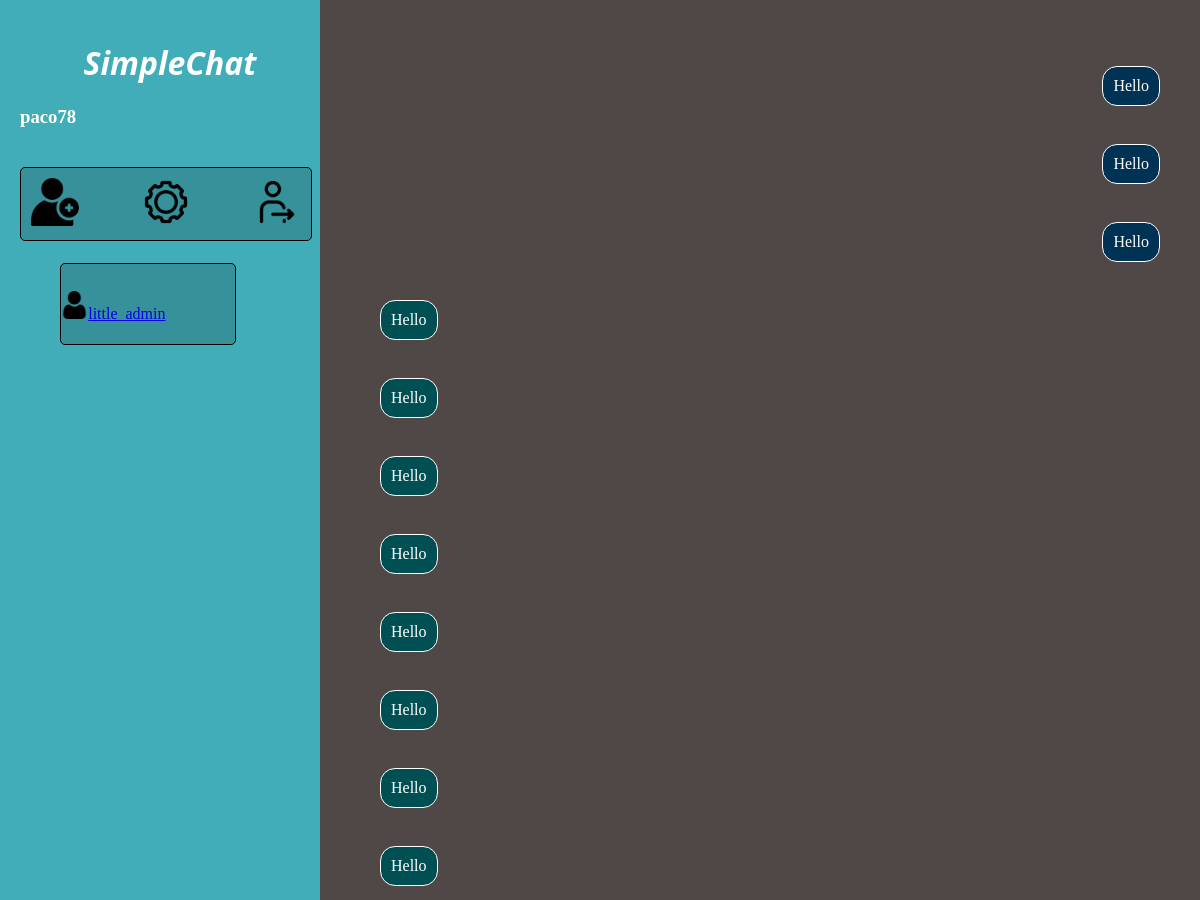
Page /chat/c/little_admin/ (signed in, upper part) on the earlier database version.
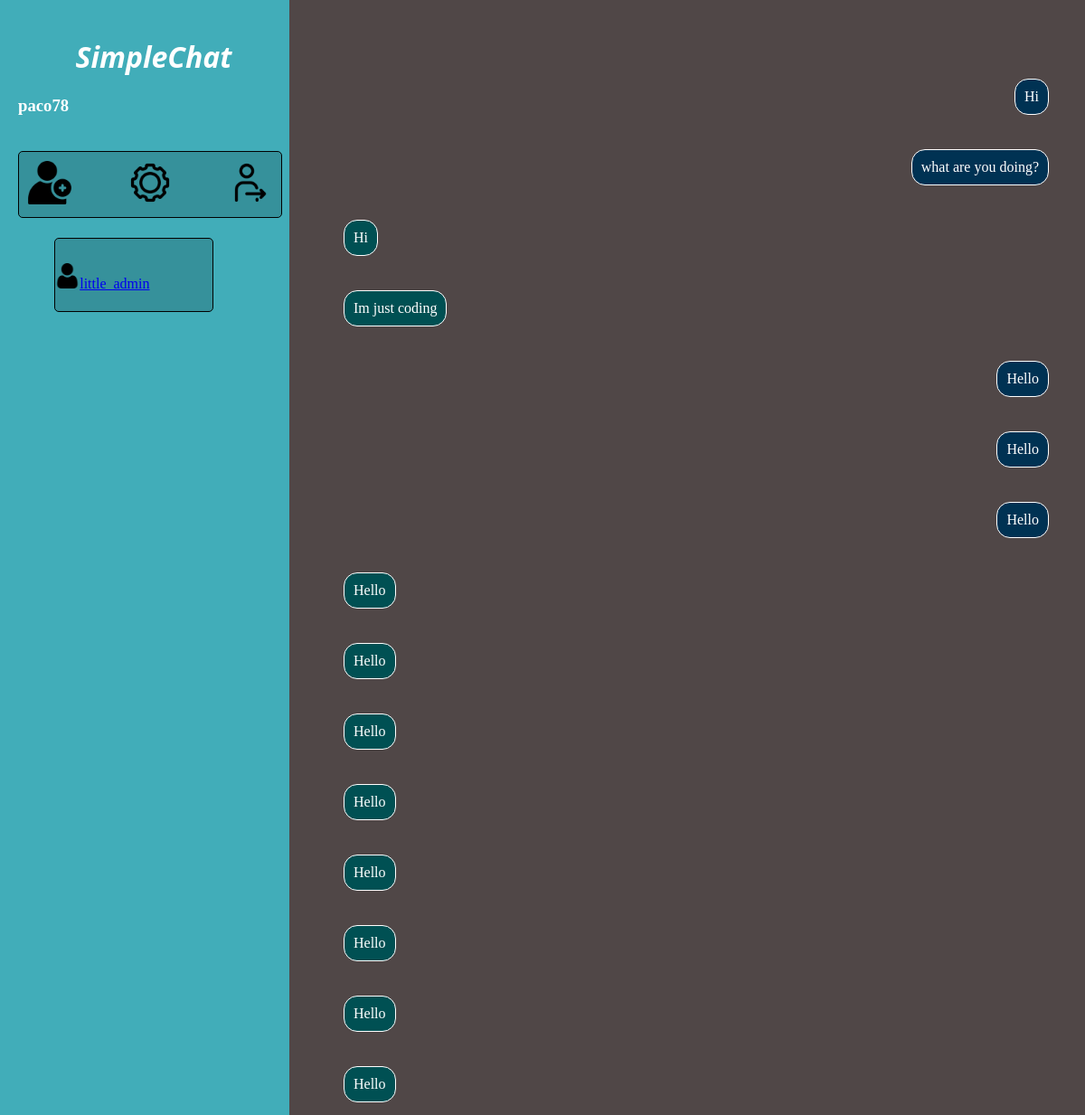
Same page on the later database version.
### chat/models.py (models this page shows)
class Message(models.Model):
    friends_room = models.CharField(max_length=10)
    user = models.ForeignKey(User, related_name='messages', on_delete=models.CASCADE)
    content = models.TextField()
    date = models.DateTimeField(auto_now_add=True)
    class Meta:
        ordering = ('date',)

### chat/views.py (the view)
# urls.py: path('', views.chat, name='chat_index'),
@login_required(login_url='Login')
def chat(request, friendName = False):
    friendsObj, __ = Friends.objects.get_or_create(user = request.user)
    friendsList = friendsObj.friends.all()
    room_code = 0
    messages = []
    if friendName:
        friendObj = User.objects.get(username = friendName)
        ids = sorted([friendObj.id, request.user.id])
        room_code = f"{ids[0]}_{ids[1]}"
        messages = Message.objects.all().filter(friends_room = room_code)
    return render(request, 'chat.html', {
        'username' : request.user.username,
        'friends' : friendsList,
        'friend_name' : friendName,
        'room_code' : room_code,
        'messages' : messages
    })

### chat/templates/chat.html (shortened to what this page needs)
{% extends 'layout.html' %}
{% block lateralMenu %}
{% include 'chat_lateralMenu.html' %}
{% endblock %}
{% block content %}
    {% if room_code %}
    <div
      class="chat_messages_container"
      id="id_chat_messages_container"
    >
    <ul id="messages_list">
      {% for message in messages %}
      <li>
        {% if message.user == request.user %}
          <p class="message_to">{{message.content}}</p><br>
        {% else %}
          <p class="message_from">{{message.content}}</p><br>
      </li>
        {% endif %}
      {% endfor %}
      <li><p class="message_to">Hello</p></li><br>
      <li><p class="message_to">Hello</p></li><br>
      <li><p class="message_to">Hello</p></li><br>
      <li><p class="message_from">Hello</p></li><br>
      <li><p class="message_from">Hello</p></li><br>
      <li><p class="message_from">Hello</p></li><br>
      <li><p class="message_from">Hello</p></li><br>
      <li><p class="message_from">Hello</p></li><br>
      <li><p class="message_from">Hello</p></li><br>
      <li><p class="message_from">Hello</p></li><br>
      <li><p class="message_from">Hello</p></li><br>
      <li><p class="message_to">Hello</p></li><br>
      <li><p class="message_to">Hello</p></li><br>
      <li><p class="message_to">Hello</p></li><br>
      <li><p class="message_to">Hello</p></li><br>
      <li><p class="message_to">Hello</p></li><br>
      <li><p class="message_from">Hello</p></li><br>
    </ul>
    </div>
    {% endif %}
{% endblock %}

### accounts/templates/layout.html (shortened to what this page needs)
<!DOCTYPE html>
<html lang="en">
<head>
    {% load static %}
    <link rel="stylesheet" href="{% static 'css/style.css' %}">
</head>
<body>
    <div id="lateralMenu">
        <h1>SimpleChat</h1>
        {% block lateralMenu %}
        {% endblock %}
    </div>
    <div id="content">
        {% block content %}
        {% endblock %}
    </div>
</body>
</html>

### chat/templates/chat_lateralMenu.html
<h3>{{username}}</h3>
<div id="utilityBar">
    {% load static %}
    <a href="{% url 'addFriend' %}"><img src="{% static 'images/add-friend.png' %}" alt=""></a>
    <a href="{% url 'settings' %}"><img src="{% static 'images/settings-ico.png' %}" alt=""></a>
    <a href="{% url 'Logout' %}"><img src="{% static 'images/logout-ico.png' %}" alt=""></a>
</div>
{% if friends %}
<div id="friends_list">
    <ul>
    {% for friend in friends %}
        <li><img class="friend-ico" src="{% static 'images/friend-ico.png' %}" alt=""><a href="{% url 'chat_index' friend %}">{{friend}}</a></li>
    {% endfor %}
    </ul>
</div>
{% endif %}

### accounts/static/css/style.css (style rules this page uses)
html, body { height: 100%; margin: 0; min-height: 700px; min-width: 685px; color: white; }
h1 { text-align: center; font-family: system-ui, -apple-system, BlinkMacSystemFont, 'Segoe UI', Roboto, Oxygen, Ubuntu, Cantarell, 'Open Sans', 'Helvetica Neue', sans-serif; }
#content { float: left; background-color: rgb(80, 71, 71); height: calc(100% - 20px); width: calc(100% - 25vw - 60px); padding: 20px 20px 0 20px; }
#lateralMenu { float: left; position: relative; height: calc(100% - 20px); width: 25vw; background-color: rgb(65, 173, 185); margin: 0; padding: 20px 0 0 20px; }
#lateralMenu h1 { display: block; font-style: italic; text-align: center; }
#lateralMenu #friends_list { display: block; position: absolute; height: 60%; width: 90%; margin-top: 100px; overflow-y: scroll; }
#lateralMenu li { line-height: 100px; list-style: none; height: 80px; width: 70%; border: 1px solid black; border-radius: 5px; margin-bottom: 10px; background-color: rgb(54, 145, 155); }
#lateralMenu .friend-ico { height: 1.7em; }
#utilityBar { display: flex; justify-content: space-between; float: left; width: 90%; margin: 0 auto; margin-top: 20px; margin-bottom: 20px; padding: 10px; border: 1px solid black; border-radius: 5px; background-color: rgb(54, 145, 155); }
#utilityBar img { height: 3em; }
.chat_messages_container { height: 80%; margin-bottom: 5ch; overflow-y: scroll; }
.chat_messages_container li { list-style: none; margin-top: 60px; }
.message_from, .message_to { display: block; padding: 10px; border: 1px solid white; border-radius: 15px; font-family: serif; }
.message_from { float: left; background-color: rgb(0, 80, 83); }
.message_to { float: right; margin-right: 20px; background-color: rgb(0, 50, 83); }

Differences in the rows shown:
added Message: content "Hi"
added Message: content "what are you doing?"
added Message: content "Hi"
added Message: content "Im just coding"
